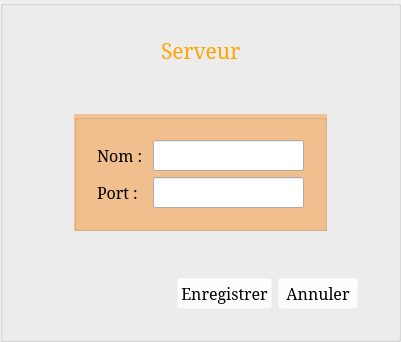
<?xml version="1.0" encoding="UTF-8"?>
<ui version="4.0">
 <class>ServerOption</class>
 <widget class="QWidget" name="ServerOption">
  <property name="geometry">
   <rect>
    <x>0</x>
    <y>0</y>
    <width>401</width>
    <height>342</height>
   </rect>
  </property>
  <property name="windowTitle">
   <string>Form</string>
  </property>
  <layout class="QVBoxLayout" name="verticalLayout">
   <property name="margin">
    <number>0</number>
   </property>
   <item>
    <widget class="QGroupBox" name="groupBox">
     <property name="styleSheet">
      <string notr="true">#groupBox {
	border-image: url(:/images/menu_fond);
}

#label {
	color: orange;
}

QPushButton {
	background-color: rgba(255, 255, 255, 0);
}

QPushButton::hover{
	background-color: rgba(255, 0, 0, 100);
	font-weight: bold;
}</string>
     </property>
     <property name="title">
      <string/>
     </property>
     <layout class="QVBoxLayout" name="verticalLayout_2">
      <property name="leftMargin">
       <number>40</number>
      </property>
      <property name="topMargin">
       <number>30</number>
      </property>
      <property name="rightMargin">
       <number>40</number>
      </property>
      <property name="bottomMargin">
       <number>30</number>
      </property>
      <item>
       <layout class="QHBoxLayout" name="horizontalLayout_4">
        <item>
         <spacer name="horizontalSpacer_2">
          <property name="orientation">
           <enum>Qt::Horizontal</enum>
          </property>
          <property name="sizeHint" stdset="0">
           <size>
            <width>40</width>
            <height>20</height>
           </size>
          </property>
         </spacer>
        </item>
        <item>
         <widget class="QLabel" name="label">
          <property name="font">
           <font>
            <family>Serif</family>
            <pointsize>16</pointsize>
           </font>
          </property>
          <property name="text">
           <string>Serveur</string>
          </property>
         </widget>
        </item>
        <item>
         <spacer name="horizontalSpacer_3">
          <property name="orientation">
           <enum>Qt::Horizontal</enum>
          </property>
          <property name="sizeHint" stdset="0">
           <size>
            <width>40</width>
            <height>20</height>
           </size>
          </property>
         </spacer>
        </item>
       </layout>
      </item>
      <item>
       <spacer name="verticalSpacer">
        <property name="orientation">
         <enum>Qt::Vertical</enum>
        </property>
        <property name="sizeHint" stdset="0">
         <size>
          <width>20</width>
          <height>40</height>
         </size>
        </property>
       </spacer>
      </item>
      <item>
       <layout class="QHBoxLayout" name="horizontalLayout">
        <property name="topMargin">
         <number>0</number>
        </property>
        <item>
         <spacer name="horizontalSpacer_5">
          <property name="orientation">
           <enum>Qt::Horizontal</enum>
          </property>
          <property name="sizeHint" stdset="0">
           <size>
            <width>40</width>
            <height>20</height>
           </size>
          </property>
         </spacer>
        </item>
        <item>
         <widget class="QGroupBox" name="groupBoxServer">
          <property name="styleSheet">
           <string notr="true">#groupBoxServer {
	background-color: rgba(255,128, 0, 100);
}
</string>
          </property>
          <property name="title">
           <string/>
          </property>
          <layout class="QHBoxLayout" name="horizontalLayout_2">
           <property name="margin">
            <number>20</number>
           </property>
           <item>
            <layout class="QGridLayout" name="gridLayout">
             <property name="margin">
              <number>0</number>
             </property>
             <item row="4" column="0">
              <widget class="QLabel" name="label_2">
               <property name="font">
                <font>
                 <family>Serif</family>
                 <pointsize>12</pointsize>
                </font>
               </property>
               <property name="text">
                <string>Port : </string>
               </property>
              </widget>
             </item>
             <item row="1" column="1">
              <widget class="QLineEdit" name="lineEditName">
               <property name="font">
                <font>
                 <family>Serif</family>
                 <pointsize>12</pointsize>
                </font>
               </property>
              </widget>
             </item>
             <item row="4" column="1">
              <widget class="QLineEdit" name="lineEditPort">
               <property name="font">
                <font>
                 <family>Serif</family>
                 <pointsize>12</pointsize>
                </font>
               </property>
              </widget>
             </item>
             <item row="1" column="0">
              <widget class="QLabel" name="label_3">
               <property name="font">
                <font>
                 <family>Serif</family>
                 <pointsize>12</pointsize>
                </font>
               </property>
               <property name="text">
                <string>Nom : </string>
               </property>
              </widget>
             </item>
            </layout>
           </item>
          </layout>
         </widget>
        </item>
        <item>
         <spacer name="horizontalSpacer_4">
          <property name="orientation">
           <enum>Qt::Horizontal</enum>
          </property>
          <property name="sizeHint" stdset="0">
           <size>
            <width>40</width>
            <height>20</height>
           </size>
          </property>
         </spacer>
        </item>
       </layout>
      </item>
      <item>
       <spacer name="verticalSpacer_2">
        <property name="orientation">
         <enum>Qt::Vertical</enum>
        </property>
        <property name="sizeHint" stdset="0">
         <size>
          <width>20</width>
          <height>40</height>
         </size>
        </property>
       </spacer>
      </item>
      <item>
       <layout class="QHBoxLayout" name="horizontalLayout_3">
        <item>
         <spacer name="horizontalSpacer">
          <property name="orientation">
           <enum>Qt::Horizontal</enum>
          </property>
          <property name="sizeHint" stdset="0">
           <size>
            <width>40</width>
            <height>20</height>
           </size>
          </property>
         </spacer>
        </item>
        <item>
         <widget class="QPushButton" name="buttonAccept">
          <property name="font">
           <font>
            <family>Serif</family>
            <pointsize>12</pointsize>
           </font>
          </property>
          <property name="text">
           <string>Enregistrer</string>
          </property>
         </widget>
        </item>
        <item>
         <widget class="QPushButton" name="buttonCancel">
          <property name="font">
           <font>
            <family>Serif</family>
            <pointsize>12</pointsize>
           </font>
          </property>
          <property name="text">
           <string>Annuler</string>
          </property>
         </widget>
        </item>
       </layout>
      </item>
     </layout>
    </widget>
   </item>
  </layout>
 </widget>
 <resources/>
 <connections/>
</ui>
